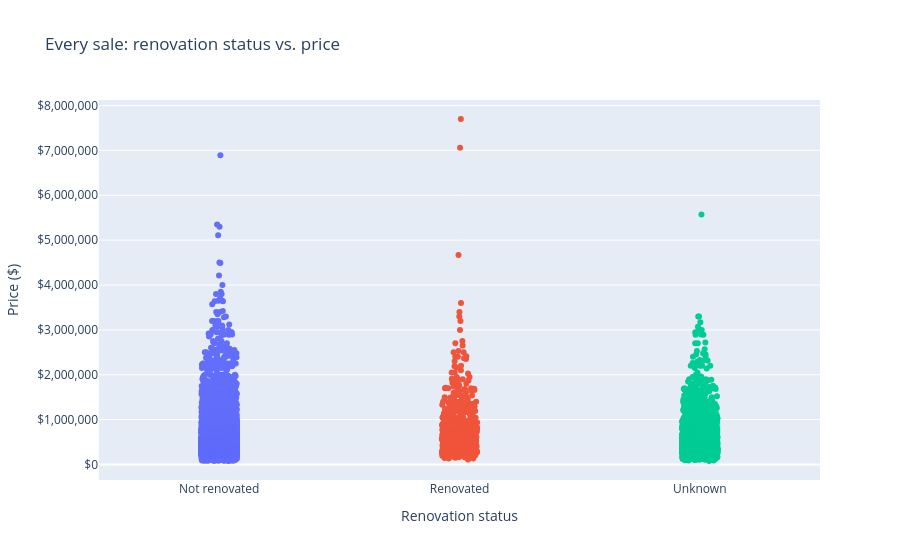

Source (notebook cell):
### Markdown cell above
### Does renovation affect price? (Hypothesis 3)

To test whether recent renovations boost sale price, we compare prices across three groups: renovated, not renovated, and unknown renovation status. As with waterfront, we keep "unknown" separate rather than guessing, since `yr_renovated` has missing values.

### Code cell
df["renovated_status"] = df["yr_renovated"].apply(
    lambda y: "Unknown" if pd.isna(y) else ("Renovated" if y > 0 else "Not renovated")
)

fig = px.strip(
    df,
    x="renovated_status",
    y="price",
    color="renovated_status",
    title="Every sale: renovation status vs. price",
    labels={"renovated_status": "Renovation status", "price": "Price ($)"},
)
fig.update_layout(yaxis_tickformat="$,.0f", showlegend=False)
fig.show()

### Figure 1 — Plotly figure (JSON) as saved in the notebook; plotly's stock layout.template omitted (floating-point values rounded to 4 significant figures; data arrays with more than 128 entries replaced by an {"elided": "..."} marker saying what was removed)
{"data": [{"alignmentgroup": "True", "boxpoints": "all", "fillcolor": "rgba(255,255,255,0)", "hoveron": "points", "hovertemplate": "Renovation status=%{x}<br>Price ($)=%{y}<extra></extra>", "legendgroup": "Not renovated", "line": {"color": "rgba(255,255,255,0)"}, "marker": {"color": "#636efa"}, "name": "Not renovated", "offsetgroup": "Not renovated", "orientation": "v", "pointpos": 0, "showlegend": true, "type": "box", "x": {"elided": "17005 str values"}, "x0": " ", "xaxis": "x", "y": {"elided": "17005 float values"}, "y0": " ", "yaxis": "y"}, {"alignmentgroup": "True", "boxpoints": "all", "fillcolor": "rgba(255,255,255,0)", "hoveron": "points", "hovertemplate": "Renovation status=%{x}<br>Price ($)=%{y}<extra></extra>", "legendgroup": "Renovated", "line": {"color": "rgba(255,255,255,0)"}, "marker": {"color": "#EF553B"}, "name": "Renovated", "offsetgroup": "Renovated", "orientation": "v", "pointpos": 0, "showlegend": true, "type": "box", "x": {"elided": "744 str values"}, "x0": " ", "xaxis": "x", "y": {"elided": "744 float values"}, "y0": " ", "yaxis": "y"}, {"alignmentgroup": "True", "boxpoints": "all", "fillcolor": "rgba(255,255,255,0)", "hoveron": "points", "hovertemplate": "Renovation status=%{x}<br>Price ($)=%{y}<extra></extra>", "legendgroup": "Unknown", "line": {"color": "rgba(255,255,255,0)"}, "marker": {"color": "#00cc96"}, "name": "Unknown", "offsetgroup": "Unknown", "orientation": "v", "pointpos": 0, "showlegend": true, "type": "box", "x": {"elided": "3848 str values"}, "x0": " ", "xaxis": "x", "y": {"elided": "3848 float values"}, "y0": " ", "yaxis": "y"}], "layout": {"boxmode": "overlay", "legend": {"title": {"text": "Renovation status"}, "tracegroupgap": 0}, "showlegend": false, "title": {"text": "Every sale: renovation status vs. price"}, "xaxis": {"anchor": "y", "categoryarray": ["Not renovated", "Renovated", "Unknown"], "categoryorder": "array", "domain": [0, 1], "title": {"text": "Renovation status"}}, "yaxis": {"anchor": "x", "domain": [0, 1], "tickformat": "$,.0f", "title": {"text": "Price ($)"}}}}
